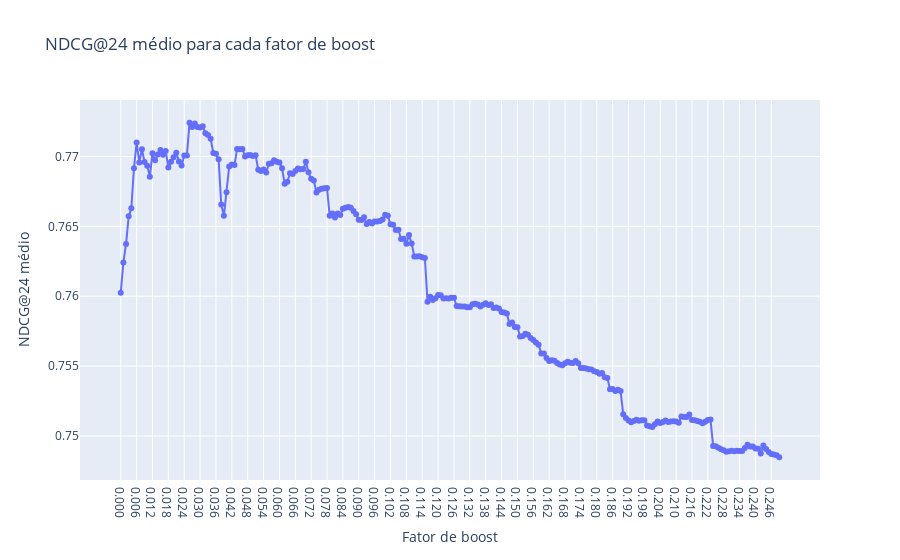

Notebook cell for this chart:
### Markdown cell above
#### Avaliando métricas

Vamos agora avaliar as métricas. Vamos utilizar as seguintes métricas:

* ndcg - Normalized Discounted Cumulative Gain
* map - Mean Average Precision
* eval_prop - Proporção de documentos avaliados

Vejamos qual o melhor fator de boost, utilizando a média dos NDCG@24:

### Code cell
data_viz = metrics_df.groupby(
    "factor"
).agg(
    mean_ndcg = ("ndcg@24", "mean")
).reset_index()

fig = px.line(
    data_viz,
    x="factor",
    y="mean_ndcg",
    labels={
        "factor": "Fator de boost",
        "mean_ndcg": "NDCG@24 médio",
    },
    markers=True,
    title="NDCG@24 médio para cada fator de boost"
)
fig.show()

### Figure 1 — Plotly figure (JSON) as saved in the notebook; plotly's stock layout.template omitted (floating-point values rounded to 4 significant figures; data arrays with more than 128 entries replaced by an {"elided": "..."} marker saying what was removed)
{"data": [{"hovertemplate": "Fator de boost=%{x}<br>NDCG@24 médio=%{y}<extra></extra>", "legendgroup": "", "line": {"color": "#636efa", "dash": "solid"}, "marker": {"symbol": "circle"}, "mode": "lines+markers", "name": "", "orientation": "v", "showlegend": false, "type": "scatter", "x": {"elided": "250 str values"}, "xaxis": "x", "y": {"elided": "250 float values"}, "yaxis": "y"}], "layout": {"legend": {"tracegroupgap": 0}, "title": {"text": "NDCG@24 médio para cada fator de boost"}, "xaxis": {"anchor": "y", "domain": [0, 1], "title": {"text": "Fator de boost"}}, "yaxis": {"anchor": "x", "domain": [0, 1], "title": {"text": "NDCG@24 médio"}}}}
